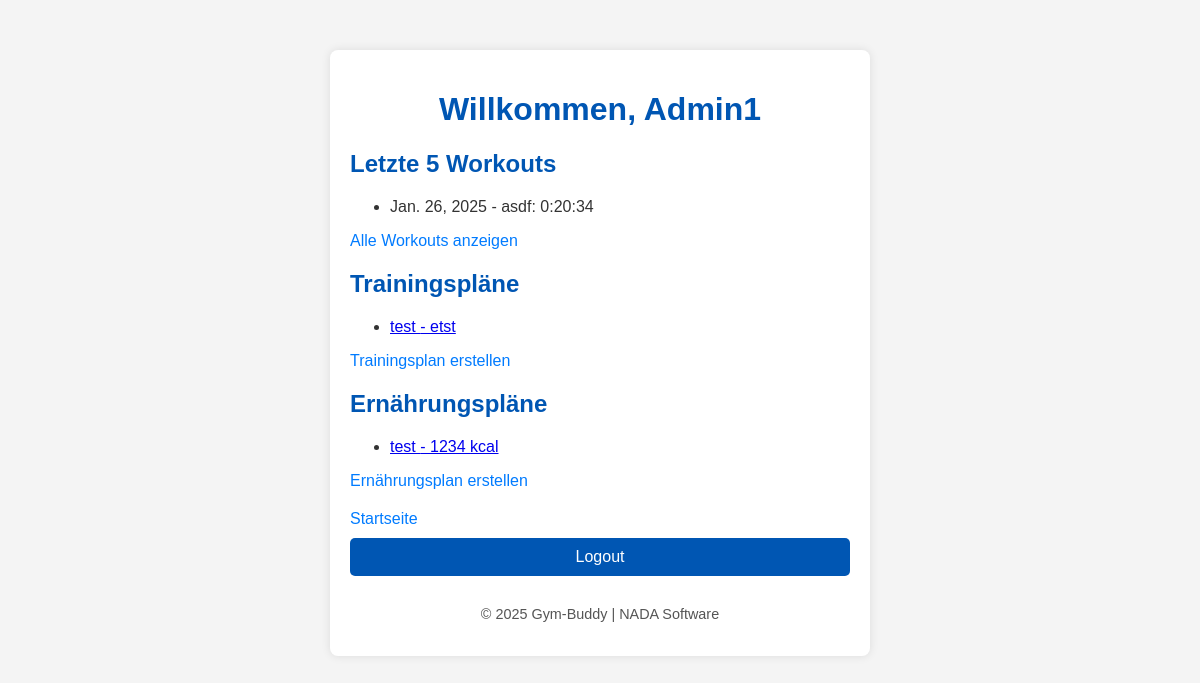
The page /dashboard/ (signed in) on the database as committed earlier.
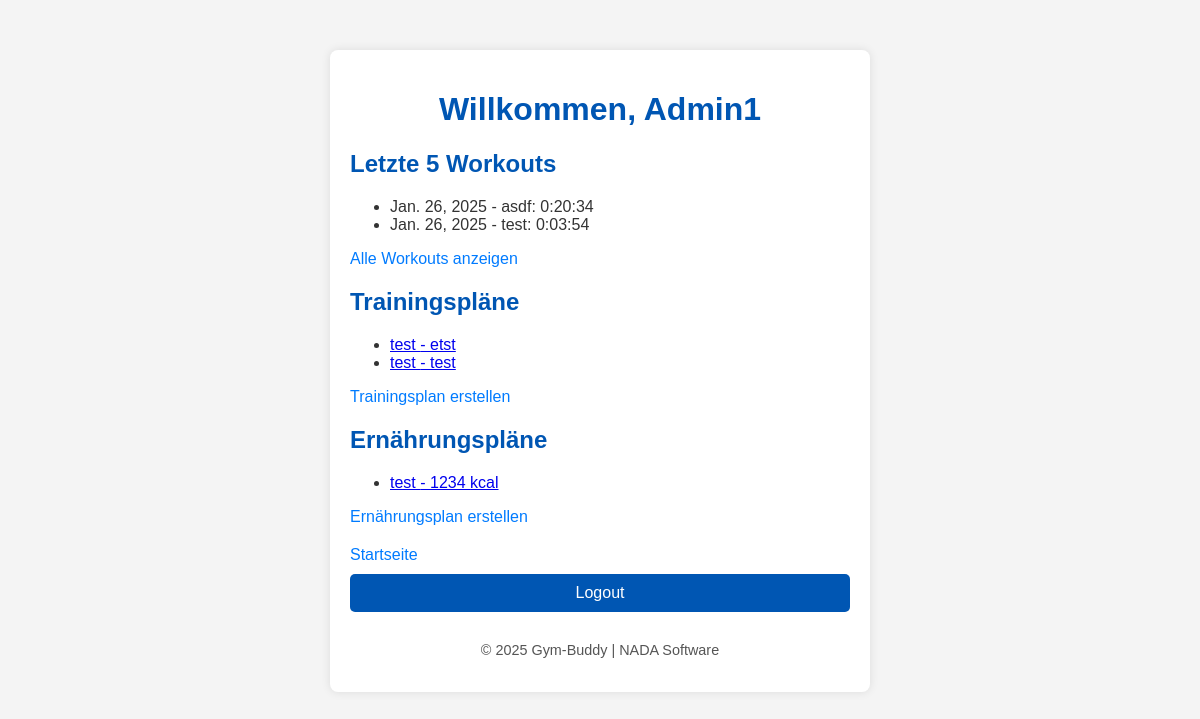
The same page on the database as committed later.
### gymbuddy/models.py (models this page shows, shortened)
class Workout(models.Model):
    user = models.ForeignKey(User, on_delete=models.CASCADE)
    date = models.DateField(default=datetime.date.today)
    workout_type = models.CharField(max_length=50)
    duration = models.DurationField()

class TrainingPlan(models.Model):
    user = models.ForeignKey(User, on_delete=models.CASCADE)
    name = models.CharField(max_length=100)
    category = models.CharField(max_length=100)
    exercise1 = models.CharField(max_length=100)
    exercise2 = models.CharField(max_length=100)
    exercise3 = models.CharField(max_length=100, blank=True, null=True)
    exercise4 = models.CharField(max_length=100, blank=True, null=True)
    exercise5 = models.CharField(max_length=100, blank=True, null=True)
    exercise6 = models.CharField(max_length=100, blank=True, null=True)

class MealPlan(models.Model):
    user = models.ForeignKey(User, on_delete=models.CASCADE)
    name = models.CharField(max_length=100)
    breakfast = models.CharField(max_length=100, blank=True, null=True)
    snack1 = models.CharField(max_length=100, blank=True, null=True)
    lunch = models.CharField(max_length=100)
    snack2 = models.CharField(max_length=100, blank=True, null=True)
    dinner = models.CharField(max_length=100)
    calories = models.IntegerField()

### gymbuddy/views.py (the view)
# urls.py: path("dashboard/", views.dashboard, name="dashboard"),
@login_required
def dashboard(request):
    user = request.user
    workouts = user.workout_set.all().order_by('-date')[:5]
    mplans = user.mealplan_set.all()
    tplans = user.trainingplan_set.all()
    return render(request, "user/dashboard.html", {
        "workouts": workouts,
        "mplans": mplans,
        "tplans": tplans,
    })

### gymbuddy/templates/user/dashboard.html (shortened to what this page needs)
{% load static %}
<!DOCTYPE html>
<html lang="de">
<head>
    <link rel="stylesheet" href="{% static 'style.css' %}">
</head>
<body>
    <div class="container">
        <h1>Willkommen, {{ user.username }}</h1>
        <h2>Letzte 5 Workouts</h2>
        <ul>
            {% for workout in workouts %}
                <li>{{ workout.date }} - {{ workout.workout_type }}: {{ workout.duration }}</li>
            {% empty %}
                <li>Keine Workouts gefunden.</li>
            {% endfor %}
        </ul>
        <a href="{% url 'all_workouts' %}" class="navigation-link">Alle Workouts anzeigen</a>
        <h2>Trainingspläne</h2>
        <ul>
            {% for tplan in tplans %}
                <li>
                    <a href="{% url 'tplan_detail' tplan.pk %}">
                        {{ tplan.name }} - {{ tplan.category }}
                    </a>
                </li>
            {% empty %}
                <li>Keine Trainingspläne gefunden.</li>
            {% endfor %}
        </ul>
        <a href="{% url 'tplan_create' %}" class="navigation-link">Trainingsplan erstellen</a>
        <h2>Ernährungspläne</h2>
        <ul>
            {% for mplan in mplans %}
                <li>
                    <a href="{% url 'mplan_detail' mplan.pk %}">
                        {{ mplan.name }} - {{ mplan.calories }} kcal
                    </a>
                </li>
            {% empty %}
                <li>Keine Ernährungspläne gefunden.</li>
            {% endfor %}
        </ul>
        <a href="{% url 'mplan_create' %}" class="navigation-link">Ernährungsplan erstellen</a>
        <div class="navigation">
            <a href="{% url 'homepage' %}" class="navigation-link">Startseite</a>
        </div>
        <form method="post" action="{% url 'logout' %}" style="display: inline;">
            <button type="submit" class="btn">Logout</button>
        </form>
        <footer class="footer">
            <p>&copy; 2025 Gym-Buddy | NADA Software</p>
        </footer>
    </div>
</body>
</html>

Rows that differ between the two databases and show on the page:
added Workout: date "Jan. 26, 2025", workout_type "test", duration "0:03:54"
added TrainingPlan: name "test", category "test"
